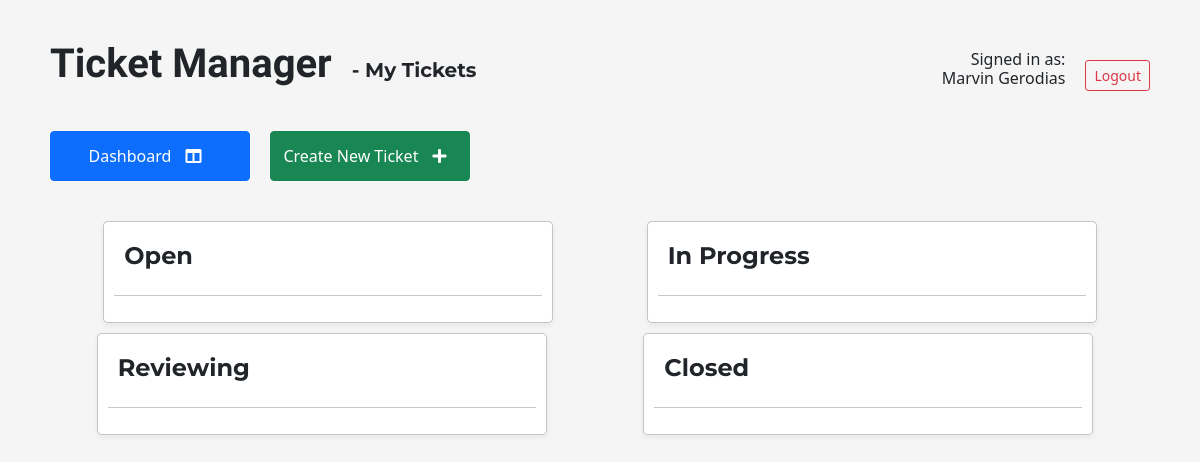
Before: /mytickets (signed in) with the older database file.
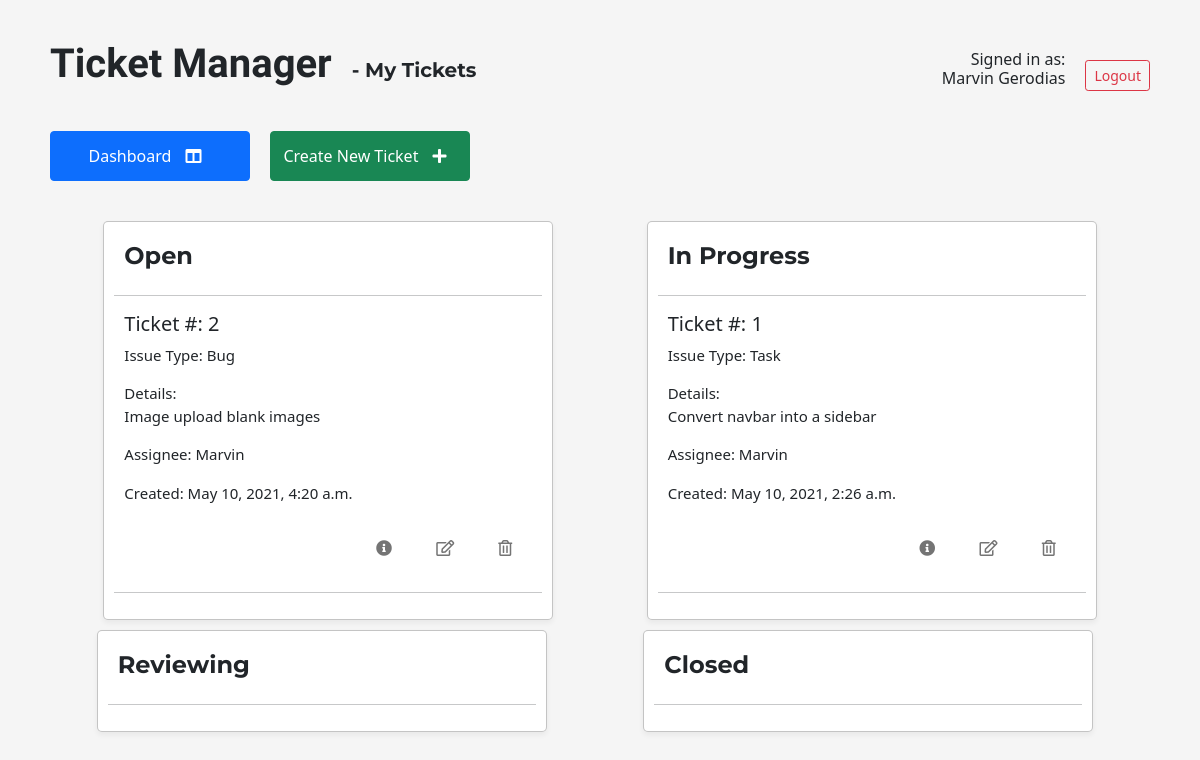
After: the same page with the newer database file.
### main/models.py (models this page shows)
class Ticket(models.Model):
    status = models.CharField(max_length=255)
    issue_type = models.CharField(max_length=255)
    comment = models.CharField(max_length=255)
    priority_level = models.CharField(max_length=255)
    assigned_to = models.ForeignKey(User, related_name="tickets", on_delete=models.CASCADE)
    created_at = models.DateTimeField(auto_now_add=True)
    updated_at = models.DateTimeField(auto_now=True)
    objects = TicketManager()

class User(models.Model):
    fname = models.CharField(max_length=23)
    lname = models.CharField(max_length=23)
    email = models.EmailField(unique=True)
    password = models.CharField(max_length=255)
    created_at = models.DateTimeField(auto_now_add=True)
    updated_at = models.DateTimeField(auto_now=True)
    objects = UserManager()

### main/views.py (the view)
# urls.py: path('mytickets', views.mytickets),
def mytickets(request):
    tickets = Ticket.objects.all()
    context = {
        "myuser" : User.objects.get(id = request.session['user_id']),
        "tickets" : tickets
    }
    return render(request, 'mytickets.html', context)

### main/templates/mytickets.html (shortened to what the changed rows need)
<!DOCTYPE html>
<html>
    <head>
        {% load static %}
        <link rel="stylesheet" href="{% static 'css/style.css' %}">
        <link href="https://cdn.jsdelivr.net/npm/bootstrap@5.0.0/dist/css/bootstrap.min.css" rel="stylesheet">
        <link rel="stylesheet" href="https://use.fontawesome.com/releases/v5.7.0/css/all.css">
    </head>
    <body style="background-color: rgb(245, 245, 245);">
        <div style = "margin: 10px 0 10px 10px; display: flex;">
            <div class = "header" style="width: 100vw;">
                <div class = "title" style="display: flex; justify-content: space-between;">
                    <h1 style="font-weight: bold;">Ticket Manager <span style="font-family: Montserrat, sans-serif; font-size: 20px;">- My Tickets</span></h1>
                </div>
            </div>
        </div>
        <div class="card-group" style="display: flex; margin: auto; justify-content: space-evenly;">
            <div class="card" style="
            min-width: 450px;
            max-width: 450px;
            border: 1px solid rgba(146, 146, 146, 0.541);
            padding: 10px;
            padding-top: 20px;
            border-radius: 5px;
            box-shadow: 0px 3px 5px 0.5px rgba(0, 0, 0, 0.048);
            ">
                <h4 style="font-weight: bold;">Open</h4>
                <hr/>
                    {% for ticket in tickets %}
                    {% if ticket.status == "Open" and ticket.assigned_to.fname == myuser.fname %}
                    <h5 class="ticket">Ticket #: {{ ticket.id }}</h5>
                    <p>Issue Type: {{ ticket.issue_type }}</p>
                    <p>Details: <br/> {{ ticket.comment }}</p>
                    <p>Assignee: {{ ticket.assigned_to.fname }}</p>
                    <p>Created: {{ ticket.created_at }}</p>
                    <div class="editDeleteContainer">
                        <a href="/ticket/{{ticket.id}}"><i class="fas fa-info-circle" data-toggle="tooltip" data-placement="top" title="Info"></i></a>
                        <a href="/editticket/{{ticket.id}}"><i class="far fa-edit" data-toggle="tooltip" data-placement="top" title="Edit"></i></a>
                        <a href="/deleteticket/{{ticket.id}}"><i class="far fa-trash-alt" data-toggle="tooltip" data-placement="top" title="Delete"></i></a>
                    </div>
                <hr/>
                {% endif %}
                {% endfor %}
            </div>
            <div class="card" style="
            min-width: 450px;
            max-width: 450px;
            border: 1px solid rgba(146, 146, 146, 0.541);
            padding: 10px;
            padding-top: 20px;
            border-radius: 5px;
            box-shadow: 0px 3px 5px 0.5px rgba(0, 0, 0, 0.048);
            ">
                <h4 style="font-weight: bold;">In Progress</h4>
                <hr/>
                {% for ticket in tickets %}
                {% if ticket.status == "In Progress" and ticket.assigned_to.fname == myuser.fname %}
                <h5 class="ticket">Ticket #: {{ ticket.id }}</h5>
                <p>Issue Type: {{ ticket.issue_type }}</p>
                <p>Details: <br/> {{ ticket.comment }}</p>
                <p>Assignee: {{ ticket.assigned_to.fname }}</p>
                <p>Created: {{ ticket.created_at }}</p>
                <div class="editDeleteContainer">
                    <a href="/ticket/{{ticket.id}}"><i class="fas fa-info-circle" data-toggle="tooltip" data-placement="top" title="Info"></i></a>
                    <a href="/editticket/{{ticket.id}}"><i class="far fa-edit" data-toggle="tooltip" data-placement="top" title="Edit"></i></a>
                    <a href="/deleteticket/{{ticket.id}}"><i class="far fa-trash-alt" data-toggle="tooltip" data-placement="top" title="Delete"></i></a>
                </div>
                <hr/>
                {% endif %}
                {% endfor %}
            </div>
        </div>
    </body>
</html>

Changed rows visible on the page:
now on this page (row edited): Ticket: id "2", issue_type "Bug", comment "Image upload blank images", assigned_to.fname "Marvin", created_at "May 10, 2021, 4:20 a.m.", shown under "Open"
now on this page (row edited): Ticket: id "1", issue_type "Task", comment "Convert navbar into a sidebar", assigned_to.fname "Marvin", created_at "May 10, 2021, 2:26 a.m.", shown under "In Progress"
